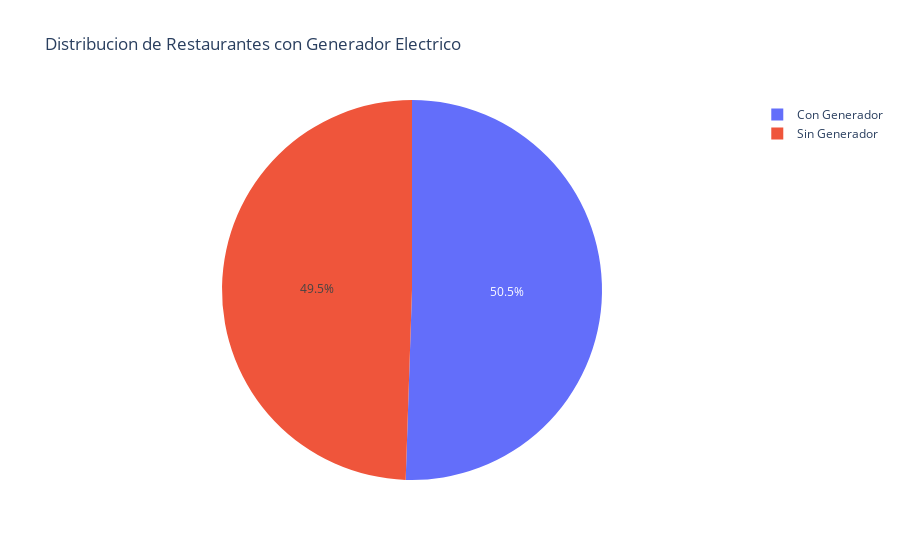

Source (notebook cell):
### Markdown cell above
Después de realizar la tarea observó que el 54.4% de los restaurantes que se encontraban en la muestra que había tomado para realizar la investigación poseían un generador eléctrico o al menos una alternativa para poder continuar con el trabajo en caso de cortes en el fluido eléctrico, por lo que determinó que invertir en una planta sería un buen respaldo para que el negocio no se viera afectado en caso de algún incoveniente con la electricidad

### Code cell
#Grafico Pastel donde se muestra el porciento de restaurantes de la Habana que poseen P
total_restaurantes = len(data2)
total_plantas = data2["electric generator"].sum()
porciento_restaurantes_planta = round(bp.c_porciento(total_plantas, total_restaurantes),2)
porciento_restaurantes_sin_planta = round(100 - porciento_restaurantes_planta, 2)
print (porciento_restaurantes_sin_planta)

fig = px.pie ( names=("Con Generador", "Sin Generador"), 
              values=(porciento_restaurantes_planta, porciento_restaurantes_sin_planta),
              title= "Distribucion de Restaurantes con Generador Electrico"

)
fig.show()

### Figure 1 — Plotly figure (JSON) as saved in the notebook; plotly's stock layout.template omitted (floating-point values rounded to 4 significant figures)
{"data": [{"domain": {"x": [0, 1], "y": [0, 1]}, "hovertemplate": "label=%{label}<br>value=%{value}<extra></extra>", "labels": ["Con Generador", "Sin Generador"], "legendgroup": "", "name": "", "showlegend": true, "type": "pie", "values": [50.53, 49.47]}], "layout": {"legend": {"tracegroupgap": 0}, "title": {"text": "Distribucion de Restaurantes con Generador Electrico"}}}
